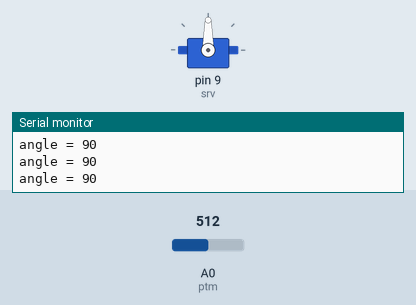
A sketch run on a simulated Arduino Uno, built with avr-gcc and run on an emulated ATmega328P. On the bench: servo, the last lines printed to the serial monitor. The test bench sets the inputs (shaded band); at power-on: A0 (ptm) = 512.

Above: at 3.2 s.
3.3 s: A0 (ptm) set to 499
At 3.7 s:
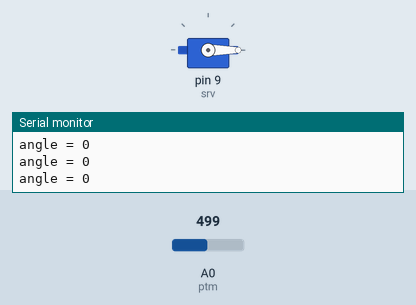
4.8 s: A0 (ptm) set to 1023
At 6.0 s:
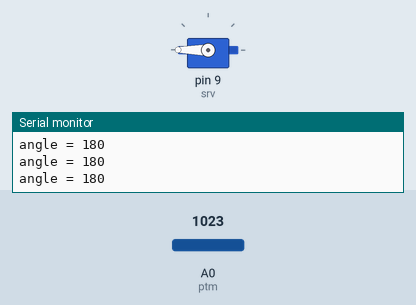
6.3 s: A0 (ptm) set to 1014
At 7.2 s:
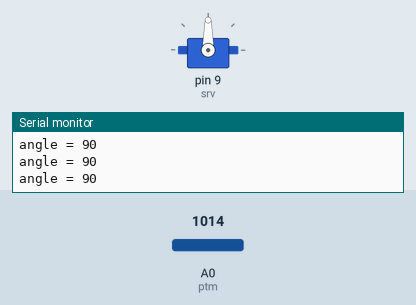
7.8 s: A0 (ptm) set to 511
At 8.5 s:
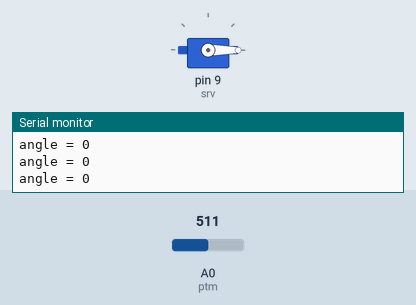
Timing chart, 0 to 10.3 s (numbered marks = the images above; inputs shaded):
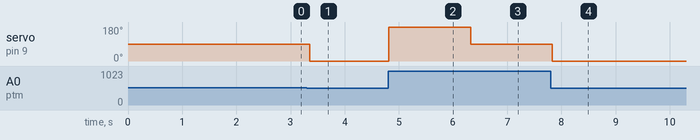

The sketch:

ServoTurningbyPotentiometer3pos.ino
```cpp
#include <Servo.h>
Servo srv;

int phid;
#define ptm A0  //ptm for potentiometer

void setup() {
  // put your setup code here, to run once:
  Serial.begin(9600);
  srv.attach(9);  //the servo
  phid = 0;       //so it will be at 0° when we trun it on
  delay(2000);
}

void loop() {
  int ptm_val = analogRead(ptm);
  int phi = map(ptm_val, 0, 1023, 1, 3);  // phi = angle
  switch (phi) {
    case 1:
      phid = 0;  // phid = angle en degré
      break;
    case 2:
      phid = 90;  //tourne 90°
      break;
    case 3:
      phid = 180;
      break;
  }

  srv.write(phid);
  Serial.print("angle = ");
  Serial.println(phid);
    delay(phid* (10.0 / 6.0));
}

/*
for if we can use :
if (phi==1) {myservo.write(0);}
elseif (phi==2) {myservo.write(45);}
else {myservo.write(180);}
*/
```

Measured:
- the behaviour switches between 512 and 511 on A0 (ptm) (found by bisection; images 0 and 1)
- the behaviour switches between 1023 and 1022 on A0 (ptm) (found by bisection; images 2 and 3)
- after the input at 3.3 s, servo on pin 9 (srv): 90° → 0° after 0.05 s
- after the input at 4.8 s, servo on pin 9 (srv): 0° → 180° at once
- after the input at 6.3 s, servo on pin 9 (srv): 180° → 90° at once
- after the input at 7.8 s, servo on pin 9 (srv): 90° → 0° at once
